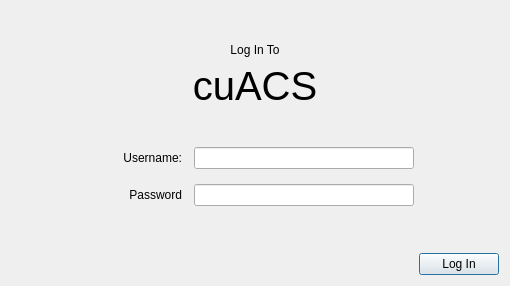
<?xml version="1.0" encoding="UTF-8"?>
<ui version="4.0">
 <class>LoginWindow</class>
 <widget class="QDialog" name="LoginWindow">
  <property name="geometry">
   <rect>
    <x>0</x>
    <y>0</y>
    <width>510</width>
    <height>286</height>
   </rect>
  </property>
  <property name="minimumSize">
   <size>
    <width>510</width>
    <height>286</height>
   </size>
  </property>
  <property name="maximumSize">
   <size>
    <width>510</width>
    <height>287</height>
   </size>
  </property>
  <property name="windowTitle">
   <string>Dialog</string>
  </property>
  <property name="modal">
   <bool>true</bool>
  </property>
  <layout class="QVBoxLayout" name="verticalLayout_2">
   <item>
    <layout class="QVBoxLayout" name="MainLayout" stretch="0,1">
     <item>
      <layout class="QVBoxLayout" name="Branding">
       <property name="sizeConstraint">
        <enum>QLayout::SetDefaultConstraint</enum>
       </property>
       <property name="topMargin">
        <number>32</number>
       </property>
       <property name="bottomMargin">
        <number>32</number>
       </property>
       <item>
        <widget class="QLabel" name="logInLabel">
         <property name="sizePolicy">
          <sizepolicy hsizetype="Preferred" vsizetype="Fixed">
           <horstretch>0</horstretch>
           <verstretch>0</verstretch>
          </sizepolicy>
         </property>
         <property name="text">
          <string>Log In To</string>
         </property>
         <property name="alignment">
          <set>Qt::AlignCenter</set>
         </property>
        </widget>
       </item>
       <item>
        <widget class="QLabel" name="cuACSLabel">
         <property name="sizePolicy">
          <sizepolicy hsizetype="Preferred" vsizetype="Fixed">
           <horstretch>0</horstretch>
           <verstretch>0</verstretch>
          </sizepolicy>
         </property>
         <property name="font">
          <font>
           <pointsize>30</pointsize>
          </font>
         </property>
         <property name="text">
          <string>cuACS</string>
         </property>
         <property name="alignment">
          <set>Qt::AlignCenter</set>
         </property>
        </widget>
       </item>
      </layout>
     </item>
     <item>
      <layout class="QVBoxLayout" name="Form" stretch="0,0,0,1">
       <property name="spacing">
        <number>15</number>
       </property>
       <item>
        <layout class="QHBoxLayout" name="UsernameContainer" stretch="0,0,0,0">
         <property name="spacing">
          <number>12</number>
         </property>
         <item>
          <spacer name="horizontalSpacer_3">
           <property name="orientation">
            <enum>Qt::Horizontal</enum>
           </property>
           <property name="sizeHint" stdset="0">
            <size>
             <width>40</width>
             <height>20</height>
            </size>
           </property>
          </spacer>
         </item>
         <item>
          <widget class="QLabel" name="usernameLabel">
           <property name="sizePolicy">
            <sizepolicy hsizetype="Expanding" vsizetype="Fixed">
             <horstretch>0</horstretch>
             <verstretch>0</verstretch>
            </sizepolicy>
           </property>
           <property name="text">
            <string>Username:</string>
           </property>
           <property name="alignment">
            <set>Qt::AlignRight|Qt::AlignTrailing|Qt::AlignVCenter</set>
           </property>
          </widget>
         </item>
         <item>
          <widget class="QLineEdit" name="username">
           <property name="sizePolicy">
            <sizepolicy hsizetype="Fixed" vsizetype="Fixed">
             <horstretch>0</horstretch>
             <verstretch>0</verstretch>
            </sizepolicy>
           </property>
           <property name="minimumSize">
            <size>
             <width>220</width>
             <height>0</height>
            </size>
           </property>
          </widget>
         </item>
         <item>
          <spacer name="horizontalSpacer">
           <property name="orientation">
            <enum>Qt::Horizontal</enum>
           </property>
           <property name="sizeHint" stdset="0">
            <size>
             <width>40</width>
             <height>20</height>
            </size>
           </property>
          </spacer>
         </item>
        </layout>
       </item>
       <item>
        <layout class="QHBoxLayout" name="PasswordContainer" stretch="0,0,0,0">
         <property name="spacing">
          <number>12</number>
         </property>
         <item>
          <spacer name="horizontalSpacer_4">
           <property name="orientation">
            <enum>Qt::Horizontal</enum>
           </property>
           <property name="sizeHint" stdset="0">
            <size>
             <width>40</width>
             <height>20</height>
            </size>
           </property>
          </spacer>
         </item>
         <item>
          <widget class="QLabel" name="passwordLabel">
           <property name="sizePolicy">
            <sizepolicy hsizetype="Expanding" vsizetype="Fixed">
             <horstretch>0</horstretch>
             <verstretch>0</verstretch>
            </sizepolicy>
           </property>
           <property name="text">
            <string>Password</string>
           </property>
           <property name="alignment">
            <set>Qt::AlignRight|Qt::AlignTrailing|Qt::AlignVCenter</set>
           </property>
          </widget>
         </item>
         <item>
          <widget class="QLineEdit" name="password">
           <property name="sizePolicy">
            <sizepolicy hsizetype="Fixed" vsizetype="Fixed">
             <horstretch>0</horstretch>
             <verstretch>0</verstretch>
            </sizepolicy>
           </property>
           <property name="minimumSize">
            <size>
             <width>220</width>
             <height>0</height>
            </size>
           </property>
          </widget>
         </item>
         <item>
          <spacer name="horizontalSpacer_2">
           <property name="orientation">
            <enum>Qt::Horizontal</enum>
           </property>
           <property name="sizeHint" stdset="0">
            <size>
             <width>40</width>
             <height>20</height>
            </size>
           </property>
          </spacer>
         </item>
        </layout>
       </item>
       <item>
        <spacer name="verticalSpacer">
         <property name="orientation">
          <enum>Qt::Vertical</enum>
         </property>
         <property name="sizeHint" stdset="0">
          <size>
           <width>20</width>
           <height>40</height>
          </size>
         </property>
        </spacer>
       </item>
       <item>
        <layout class="QHBoxLayout" name="Actions">
         <item>
          <spacer name="horizontalSpacer_5">
           <property name="orientation">
            <enum>Qt::Horizontal</enum>
           </property>
           <property name="sizeHint" stdset="0">
            <size>
             <width>40</width>
             <height>20</height>
            </size>
           </property>
          </spacer>
         </item>
         <item>
          <widget class="QPushButton" name="logInButton">
           <property name="text">
            <string>Log In</string>
           </property>
          </widget>
         </item>
        </layout>
       </item>
      </layout>
     </item>
    </layout>
   </item>
  </layout>
 </widget>
 <resources/>
 <connections>
  <connection>
   <sender>logInButton</sender>
   <signal>clicked()</signal>
   <receiver>LoginWindow</receiver>
   <slot>handleLogInAction()</slot>
   <hints>
    <hint type="sourcelabel">
     <x>457</x>
     <y>247</y>
    </hint>
    <hint type="destinationlabel">
     <x>254</x>
     <y>163</y>
    </hint>
   </hints>
  </connection>
 </connections>
 <slots>
  <slot>handleLogInAction()</slot>
 </slots>
</ui>
